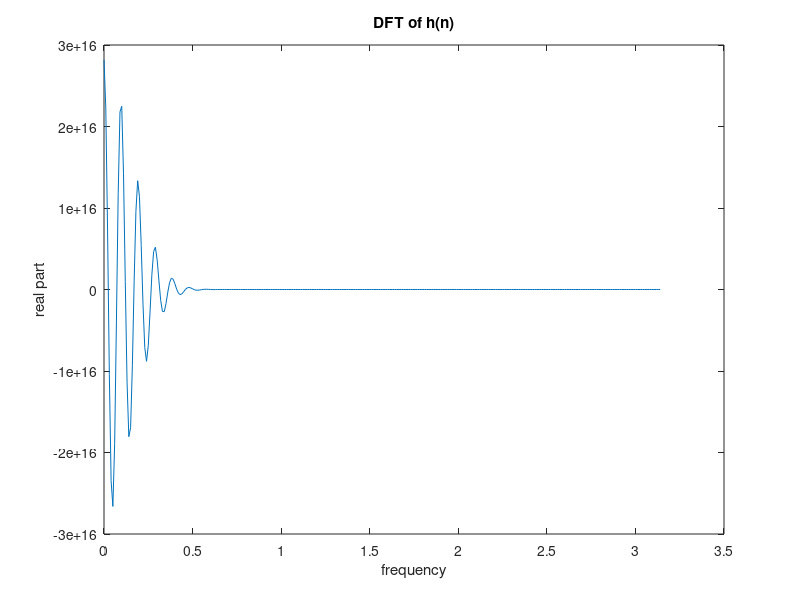

MATLAB code for this plot:
% L = 48; % L+2 = 50
% omegas_1=linspace(0,3.14,50);
% omegas_2=2*pi/32:2*pi/32:32*pi/32;
% omegas=linspace(0,pi,50);
data=load('omegas_13.mat');
omegas_1 = data.omegas_1;
omegas_2=2*pi/32:2*pi/32:32*pi/32;
omegas=sort([omegas_1,omegas_2]);
osz=length(omegas);
M=osz;
D_omegas=(omegas<=(pi/32));
c_omegas=cos(omegas);
% gammas
ttt=kron(ones(osz,1),c_omegas);
sss=ttt-ttt'+diag(ones(osz,1));
gammas=1./prod(sss,1);
% DxGamma
DxGamma=D_omegas.*gammas;
%% Beta
kk = kron(ones(M,1),c_omegas);
dd = kk - diag(c_omegas);

for ii = 1 : M
    for jj = 1 : M-1
        if jj < ii 
            ddd(ii,jj) = dd(ii,jj);
        elseif jj >= ii
            ddd(ii,jj) = dd(ii,jj+1);
    end
    end
end

for ii = 1 : M
    pp(ii,:) = poly(ddd(ii,:));
    beta(ii,:) = DxGamma(ii)*pp(ii,:);
end

beta = sum(beta,1);
%
%% Alpha and h
% chebyshev polynomial
cc = zeros(M,M);
cc(1,end) = 1;
cc(2,end-1) = 1;
%%
for ii = 3 : M
    cc(ii,:) = 2*circshift(cc(ii-1,:),-1)-cc(ii-2,:);
end
%%
cc = cc';

alpha = inv(cc)*beta';

h_0 = alpha(1);
h_r = 0.5*alpha(2:end)';
h_fr = fliplr(h_r);
h = [h_fr,h_0,h_r];
%
%% Plot DFT
ww=[0.0001:.01:pi];
sum = 0;
for jj = 1 : length(h)
    sum = sum + h(jj)*exp(-j*ww*(jj-1));
end


figure(2);
plot(ww,real(sum)); 
xlabel('frequency');
ylabel('real part');
title('DFT of h(n)');